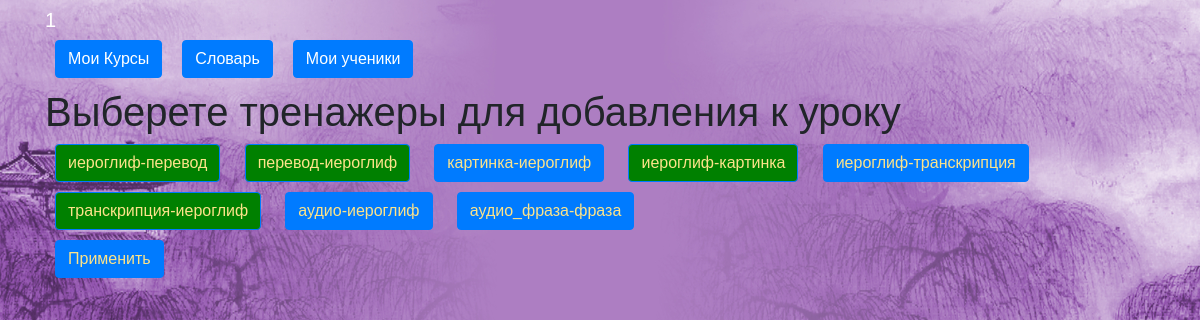
The app's page /add_trainers_to_lesson/5 (signed in) with its own data.
### data/users.py (models this page shows, shortened)
class User(SqlAlchemyBase, UserMixin, SerializerMixin):
    __tablename__ = 'users'
    id = sqlalchemy.Column(sqlalchemy.Integer,
                           primary_key=True, autoincrement=True)
    name = sqlalchemy.Column(sqlalchemy.String, nullable=True)
    last_name = sqlalchemy.Column(sqlalchemy.String, nullable=True)
    patronymic = sqlalchemy.Column(sqlalchemy.String, nullable=True)
    email = sqlalchemy.Column(sqlalchemy.String,
                              index=True, unique=True, nullable=True)
    about = sqlalchemy.Column(sqlalchemy.String, nullable=True)
    hashed_password = sqlalchemy.Column(sqlalchemy.String, nullable=True)
    teacher = sqlalchemy.Column(sqlalchemy.Boolean, nullable=True)
    creator = sqlalchemy.Column(sqlalchemy.Integer, nullable=True)
    courses = orm.relation("Courses",
                           secondary="users_to_course",
                           backref="users")
    words = orm.relation("Words", back_populates='user')

### data/trainers.py (models this page shows)
class Trainers(SqlAlchemyBase, SerializerMixin):
    __tablename__ = 'trainers'
    id = sqlalchemy.Column(sqlalchemy.Integer,
                           primary_key=True, autoincrement=True)
    name = sqlalchemy.Column(sqlalchemy.String, nullable=True)
    check_side = sqlalchemy.Column(sqlalchemy.Integer, nullable=True)
    ans_side = sqlalchemy.Column(sqlalchemy.Integer, nullable=True)

### main.py (the view, shortened to what this page needs)
@app.route('/add_trainers_to_lesson/<int:lesson_id>', methods=['GET', 'POST'])
@login_required
def add_trainers_to_lesson(lesson_id):
    form = AddTrainersToLessonForm()
    db_sess = db_session.create_session()
    lesson = db_sess.query(Lessons).get(lesson_id)
    current_course = 0
    for c in db_sess.query(User).get(current_user.id).courses:
        if lesson in c.lessons:
            current_course = c
    all_trainers = db_sess.query(Trainers).all()
    lesson_trainers = lesson.trainers
    unused_trainers = sorted(list(set(all_trainers).difference(set(lesson.trainers))),
                             key=lambda x: x.id)
    return render_template('add_trainers_to_lesson.html', trainers=all_trainers, form=form, len_trainers=len(all_trainers),
                           lesson_trainers=lesson_trainers, unused_trainers=unused_trainers)

### forms/lesson.py
class AddTrainersToLessonForm(FlaskForm):
    submit = SubmitField('Применить')

### data/db_session.py (called while the page is built)
def create_session() -> Session:
    global __factory
    return __factory()

### main.py (called while the page is built)
@login_manager.user_loader
def load_user(user_id):
    db_sess = db_session.create_session()
    return db_sess.query(User).get(user_id)

### templates/add_trainers_to_lesson.html (shortened to what this page needs)
{% extends "base.html" %}
{% block content %}
<h1>Выберете тренажеры для добавления к уроку</h1>
<form action="" method="post" name="checks">
    {% for i in range(len_trainers) %}
    {% if trainers[i] in lesson_trainers %}
    <button id="train {{ i }}" style="background-color: green;"
            name="lesson_trainer" type="button" class="btn btn-primary" value="{{ trainers[i].id }}">
        {{ trainers[i].name }}
    </button>
    {% else %}
    <button id="train {{ i }}" name="not_lesson_trainer" type="button" class="btn btn-primary"
            value="{{ trainers[i].id }}">{{ trainers[i].name }}
    </button>
    {% endif %}
    {% endfor %}
    <p>{{ form.submit(type="submit", class="btn btn-primary") }}</p>
</form>
{% endblock %}

### templates/base.html (shortened to what this page needs)
<!doctype html>
<html lang="en">
<head>
    <link rel="stylesheet"
          href="https://stackpath.bootstrapcdn.com/bootstrap/4.4.1/css/bootstrap.min.css"
>
    <link rel="stylesheet" href="/static/style.css">
</head>
<body>
<header class="header">
    <div class="container">
        <div class="header_inner">
            <nav>
                {% if current_user.is_authenticated %}
                <a class="navbar-brand" href="/logout" style="color: white;">{{ current_user.name
                    }}</a>
                {% endif %}
                {% if current_user.is_authenticated %}
                <div class="nav" id="up buttons">
                    <a id="nav button 1" class="btn btn-primary" href="/courses" style="color: white;">Мои Курсы</a>
                    <a id="nav button 2" class="btn btn-primary" href="/dictionary" style="color: white;">Словарь</a>
                    {% if current_user.teacher %}
                    <a id="nav button 3" class="btn btn-primary" href="/pupils" style="color: white;">Мои ученики</a>
                    {% endif %}
                </div>
                {% endif %}
            </nav>
        </div>
    </div>
</header>
<main role="main" class="container">
    {% block content %}{% endblock %}
</main>
</body>
</html>

### static/style.css (style rules this page uses)
body { font-family: 'Montserrat', sans-serif; font-size: 15px; color: #33; background: url('background_paint.jpg'); -webkit-background-size: cover; background-size: cover; }
.header { width: 100%; top: 0; left: 0; right: 0; z-index: 1000; }
.navbar-brand { color: #fff; position: relative; }
.btn { margin: 0 10px; margin-bottom: 10px; }
.btn-primary { display: inline-block; vertical-align: top; color: #fce38a; }

### records on screen
User: name "1"
Trainers: name "иероглиф-перевод"
Trainers: name "перевод-иероглиф"
Trainers: name "картинка-иероглиф"
Trainers: name "иероглиф-картинка"
Trainers: name "иероглиф-транскрипция"
Trainers: name "транскрипция-иероглиф"
Trainers: name "аудио-иероглиф"
Trainers: name "аудио_фраза-фраза"
